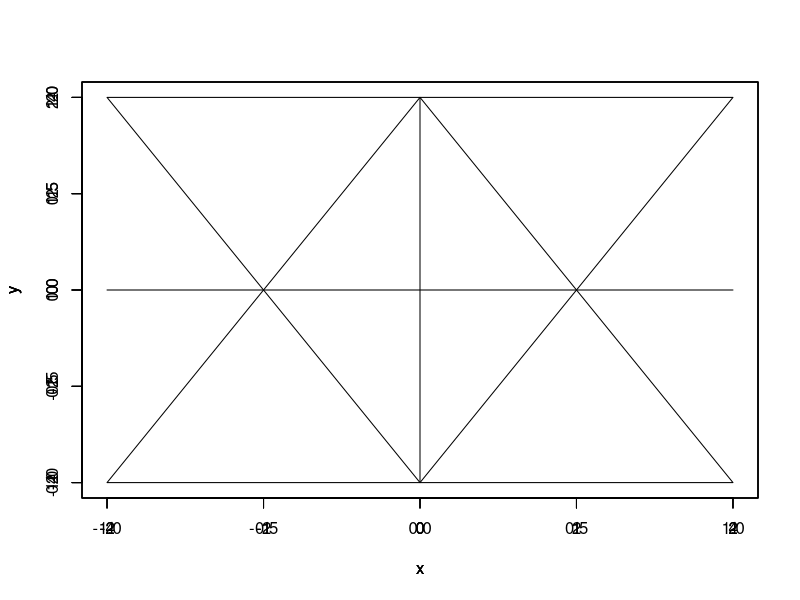

Write the R code that produced this figure. (Note: this script raises an error after producing the figure.)
x<-c(-2,2,0,-2)
y<-c(-2,-2,2,-2)
plot(x,y,"l")
par(new=TRUE)

x<-c(-2,2,0,-2)
y<-c(2,2,0,2)
plot(x,y,"l")
par(new=TRUE)

x<-c(0,0)
y<-c(4,-4)
plot(x,y,"l")
par(new=TRUE)

x<-c(4,-4)
y<-c(0,0)
plot(x,y,"l")
par(new=TRUE)

draw.circle(0,0,2)

draw.circle(0,0,1)

draw.ellipse(0,0,2,4)

